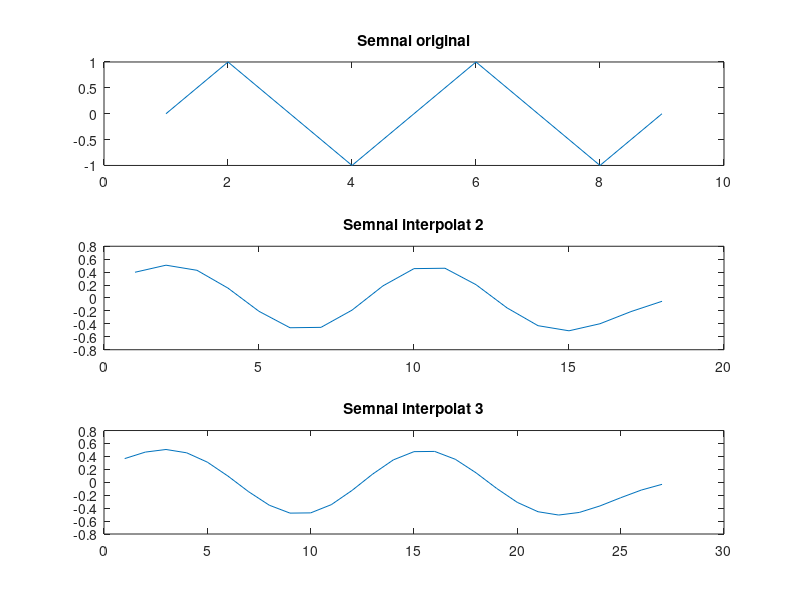
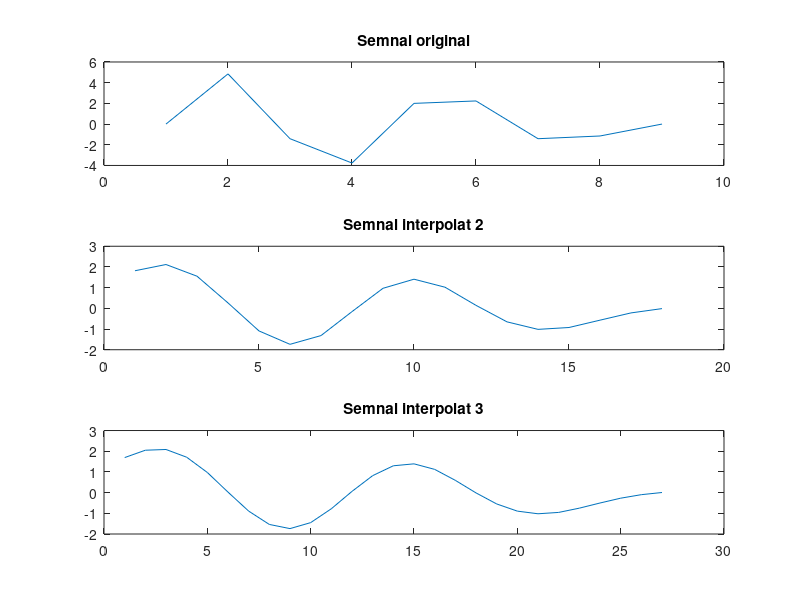

Write MATLAB code to recreate these figures, in order.
%% Vasiloiu Tudor Florian 331 AC
%% a)

suport_A = linspace(0, 10, 9);

x = sin(2*pi*suport_A);
y_2 = interp(x, 2);
y_3 = interp(x, 3);

figure(1);
subplot(3,1,1);
plot(x);
title('Semnal original');
subplot(3,1,2);
plot(y_2);
title('Semnal interpolat 2');
subplot(3,1,3);
plot(y_3);
title('Semnal interpolat 3');
saveas(gcf, 'Pas_3_a.jpg');

%% b)

X = 3 * sin(2*pi*suport_A) + 2 * sin(pi/2*suport_A);
Y_2 = interp(X,2);
Y_3 = interp(X,3);

figure(2);
subplot(3,1,1);
plot(X);
title('Semnal original');
subplot(3,1,2);
plot(Y_2);
title('Semnal interpolat 2');
subplot(3,1,3);
plot(Y_3);
title('Semnal interpolat 3');
saveas(gcf, 'Pas_3_b.jpg');

%% c)
